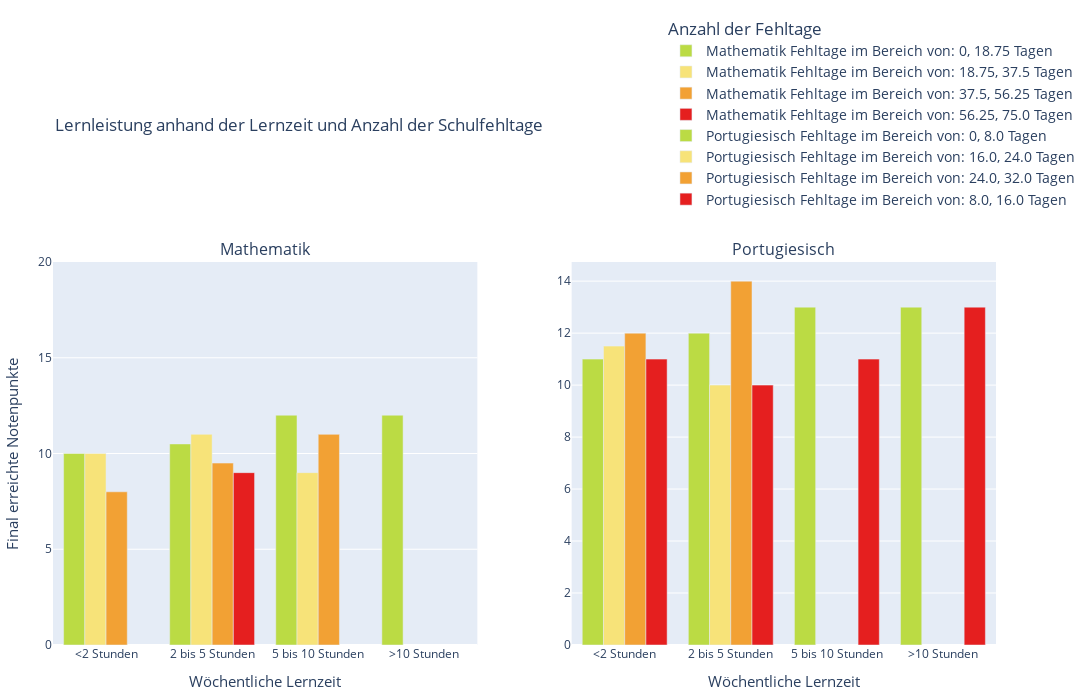

The cell this chart's notebook holds for it:
### Code cell
# Creating a figure with subplots for each studytime value
nextbar = go.Figure()
nextbar = make_subplots(rows=1, cols=2, subplot_titles=('Mathematik', 'Portugiesisch'))

# Define color scale ranging from yellow to red based on absence values
colors = ['#ffc100', '#ff9a00','#ff7400','#ff0000']
colors = ['#bbdb44','#f7e379','#f2a134', '#e51f1f']

index_map = {1: 'Mathematik', 2: 'Portugiesisch'}

datasets = [mat_grouped, por_grouped]
for index, data in enumerate(datasets):
    for i, absence_bin in enumerate(data['absences_bins'].unique()):
        filtered_data = data[data['absences_bins'] == absence_bin]
        nextbar.add_trace(go.Bar(x=filtered_data['studytime'], 
                                 y=filtered_data['G3'], 
                                 name=f'{index_map[index+1]} Fehltage im Bereich von: {absence_bin} Tagen',
                                 marker=dict(color=colors[i])
                                 ),
                                row=1,
                                col=index+1
                         )

# Updating layout
nextbar.update_layout(
    title='Lernleistung anhand der Lernzeit und Anzahl der Schulfehltage',
    barmode='group',
    # Adjust spacing between subplots
    margin=dict(l=20, r=20, t=50, b=50),
    yaxis = dict(range=[0,20]),
    # Show legend
    legend=dict(title='Anzahl der Fehltage', orientation='v', traceorder='normal', x=0.65, y=1.65, font=dict(size=14)),
    height=700,
    width=1200,
)

# Set x-axis titles for each subplot
nextbar.update_xaxes(title_text='Wöchentliche Lernzeit', row=1, col=1, title_font=dict(size=15))
nextbar.update_xaxes(title_text='Wöchentliche Lernzeit', row=1, col=2, title_font=dict(size=15))
nextbar.update_yaxes(title_text='Final erreichte Notenpunkte', row=1, col=1, title_font=dict(size=15))

# Show the plot
nextbar.write_image('nextbar.png')
nextbar.show()

### Figure 1 — Plotly figure (JSON) as saved in the notebook; plotly's stock layout.template omitted (floating-point values rounded to 4 significant figures)
{"data": [{"marker": {"color": "#bbdb44"}, "name": "Mathematik Fehltage im Bereich von: 0, 18.75 Tagen", "type": "bar", "x": ["<2 Stunden", "2 bis 5 Stunden", "5 bis 10 Stunden", ">10 Stunden"], "xaxis": "x", "y": [10, 10.5, 12, 12], "yaxis": "y"}, {"marker": {"color": "#f7e379"}, "name": "Mathematik Fehltage im Bereich von: 18.75, 37.5 Tagen", "type": "bar", "x": ["<2 Stunden", "2 bis 5 Stunden", "5 bis 10 Stunden"], "xaxis": "x", "y": [10, 11, 9], "yaxis": "y"}, {"marker": {"color": "#f2a134"}, "name": "Mathematik Fehltage im Bereich von: 37.5, 56.25 Tagen", "type": "bar", "x": ["<2 Stunden", "2 bis 5 Stunden", "5 bis 10 Stunden"], "xaxis": "x", "y": [8, 9.5, 11], "yaxis": "y"}, {"marker": {"color": "#e51f1f"}, "name": "Mathematik Fehltage im Bereich von: 56.25, 75.0 Tagen", "type": "bar", "x": ["2 bis 5 Stunden"], "xaxis": "x", "y": [9], "yaxis": "y"}, {"marker": {"color": "#bbdb44"}, "name": "Portugiesisch Fehltage im Bereich von: 0, 8.0 Tagen", "type": "bar", "x": ["<2 Stunden", "2 bis 5 Stunden", "5 bis 10 Stunden", ">10 Stunden"], "xaxis": "x2", "y": [11, 12, 13, 13], "yaxis": "y2"}, {"marker": {"color": "#f7e379"}, "name": "Portugiesisch Fehltage im Bereich von: 16.0, 24.0 Tagen", "type": "bar", "x": ["<2 Stunden", "2 bis 5 Stunden"], "xaxis": "x2", "y": [11.5, 10], "yaxis": "y2"}, {"marker": {"color": "#f2a134"}, "name": "Portugiesisch Fehltage im Bereich von: 24.0, 32.0 Tagen", "type": "bar", "x": ["<2 Stunden", "2 bis 5 Stunden"], "xaxis": "x2", "y": [12, 14], "yaxis": "y2"}, {"marker": {"color": "#e51f1f"}, "name": "Portugiesisch Fehltage im Bereich von: 8.0, 16.0 Tagen", "type": "bar", "x": ["<2 Stunden", "2 bis 5 Stunden", "5 bis 10 Stunden", ">10 Stunden"], "xaxis": "x2", "y": [11, 10, 11, 13], "yaxis": "y2"}], "layout": {"annotations": [{"font": {"size": 16}, "showarrow": false, "text": "Mathematik", "x": 0.225, "xanchor": "center", "xref": "paper", "y": 1, "yanchor": "bottom", "yref": "paper"}, {"font": {"size": 16}, "showarrow": false, "text": "Portugiesisch", "x": 0.775, "xanchor": "center", "xref": "paper", "y": 1, "yanchor": "bottom", "yref": "paper"}], "barmode": "group", "height": 700, "legend": {"font": {"size": 14}, "orientation": "v", "title": {"text": "Anzahl der Fehltage"}, "traceorder": "normal", "x": 0.65, "y": 1.65}, "margin": {"b": 50, "l": 20, "r": 20, "t": 50}, "title": {"text": "Lernleistung anhand der Lernzeit und Anzahl der Schulfehltage"}, "width": 1200, "xaxis": {"anchor": "y", "domain": [0, 0.45], "title": {"font": {"size": 15}, "text": "Wöchentliche Lernzeit"}}, "xaxis2": {"anchor": "y2", "domain": [0.55, 1], "title": {"font": {"size": 15}, "text": "Wöchentliche Lernzeit"}}, "yaxis": {"anchor": "x", "domain": [0, 1], "range": [0, 20], "title": {"font": {"size": 15}, "text": "Final erreichte Notenpunkte"}}, "yaxis2": {"anchor": "x2", "domain": [0, 1]}}}
